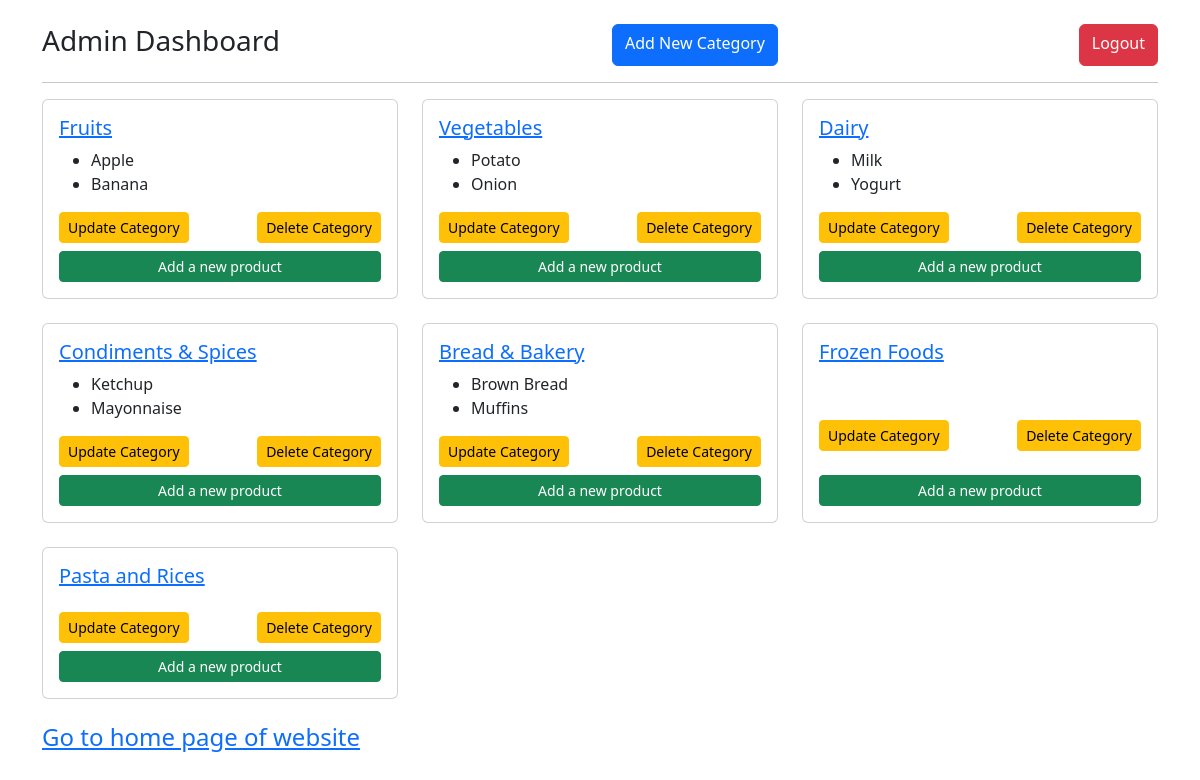
/admin (signed in), run on the app's committed database.
### grocerystore/products/models.py (models this page shows, shortened)
class Category(db.Model):
    id = db.Column(db.Integer, primary_key=True)
    name = db.Column(db.String(100), nullable=False)
    products = db.relationship('Addproduct', backref='products_category', lazy=True)

class Addproduct(db.Model):
    id = db.Column(db.Integer, primary_key=True)
    name = db.Column(db.String(100), nullable=False)
    price = db.Column(db.Numeric(10, 2), nullable=False)
    unit = db.Column(db.String, nullable=False)
    manufacturing = db.Column(db.Date,nullable=False)
    discount = db.Column(db.Integer, default=0)
    stock = db.Column(db.Integer, default=0)
    desc = db.Column(db.Text, nullable=False)
    category_id = db.Column(db.Integer, db.ForeignKey('category.id'), nullable=False)

### grocerystore/admin/routes.py (the view)
@app.route('/admin')
def admin():
    if 'username' not in session:
        flash(f'Please login first','danger')
        return redirect(url_for('login'))
    products = Addproduct.query.all()
    categories= Category.query.all()
    return render_template('index.html',title='Admin Page',products=products,categories=categories)

### grocerystore/templates/index.html (shortened to what this page needs)
{% extends 'layout.html' %}
{% block content %}
    <div class="container mt-4">
        <div class="row">
            <div class="col-md-6">
                <h3>Admin Dashboard</h3>
            </div>
            <div class="col-md-6 d-flex justify-content-between">
                <a href="{{ url_for('addcat') }}" class="btn btn-primary ml-2">Add New Category</a>
                <a href="{{ url_for('logout') }}" class="btn btn-danger">Logout</a>
            </div>
        </div>
        <hr>
    </div>
    <div class="container">
        <div class="row">
            {% for category in categories %}
            <div class="col-md-4 mb-4">
                <div class="card h-100">
                    <div class="card-body d-flex flex-column justify-content-between">
                        <h5 class="card-title">
                            <a href="{{ url_for('get_category', id=category.id) }}">{{ category.name }}</a>
                        </h5>
                        <ul>
                            {% for product in category.products[:2] %}
                                <li>{{ product.name }}</li>
                            {% endfor %}
                        </ul>
                        <div class="d-flex justify-content-between">
                            <a href="{{ url_for('updatecat', id=category.id) }}" class="btn btn-warning btn-sm">Update Category</a>
                            <a href="{{ url_for('deletecategory', id=category.id) }}" class="btn btn-warning btn-sm">Delete Category</a>
                        </div>
                        <a href="{{ url_for('add_product_to_category', id=category.id) }}" class="btn btn-success btn-sm mt-2">Add a new product</a>
                    </div>
                </div>
            </div>
            {% endfor %}
            <h4><a href="/">Go to home page of website</a></h4>
        </div>
    </div>
{% endblock content %}

### data on the page
Category: name "Fruits"
Addproduct: name "Apple"
Addproduct: name "Banana"
Category: name "Vegetables"
Addproduct: name "Potato"
Addproduct: name "Onion"
Category: name "Dairy"
Addproduct: name "Milk"
Addproduct: name "Yogurt"
Category: name "Condiments & Spices"
Addproduct: name "Ketchup"
Addproduct: name "Mayonnaise"
Category: name "Bread & Bakery"
Addproduct: name "Brown Bread"
Addproduct: name "Muffins"
Category: name "Frozen Foods"
Category: name "Pasta and Rices"
